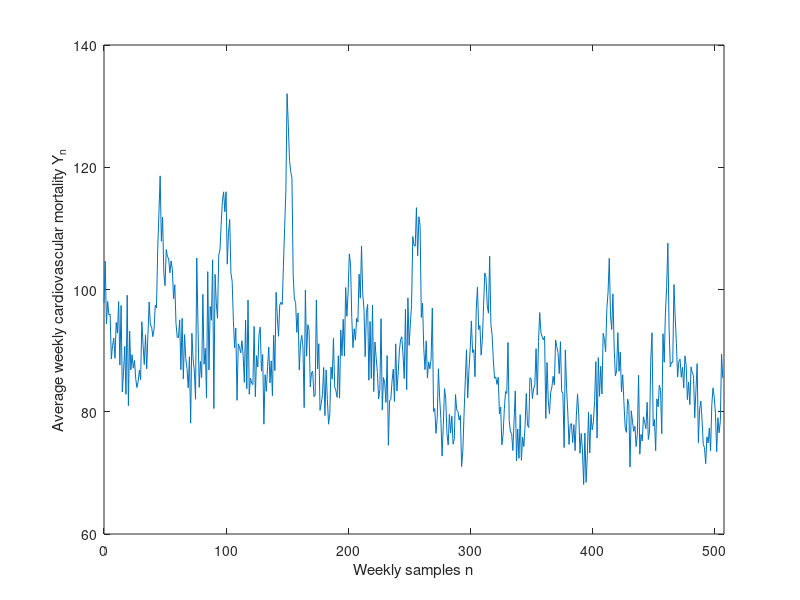

The MATLAB script that drew this image: (Note: this script raises an error after producing the figure.)
%% 2d)
% load data
load('Cardiovascular.mat')

% Number of samples.
N = length(Cardiovascular);

n = 0:1:N-1;

% Plotting 
plot(n,Cardiovascular)
xlim([0 N])
xlabel('Weekly samples n')
ylabel('Average weekly cardiovascular mortality Y_n')

%% 2e)

% load data
load('Cardiovascular.mat')

% Number of samples.
N = length(Cardiovascular);

% Creating the lag h vector 
lag = 0:1:N-1;

% Estimating the de-trended autocovariance of the Cardiovascular data
Decov = De_trendcov(Cardiovascular);

% plotting
stem(lag,Decov,'.')
xlim([-10 510])
xlabel('Lag h')
ylabel('Autocovariance of cardiovascular mortality Y_n')